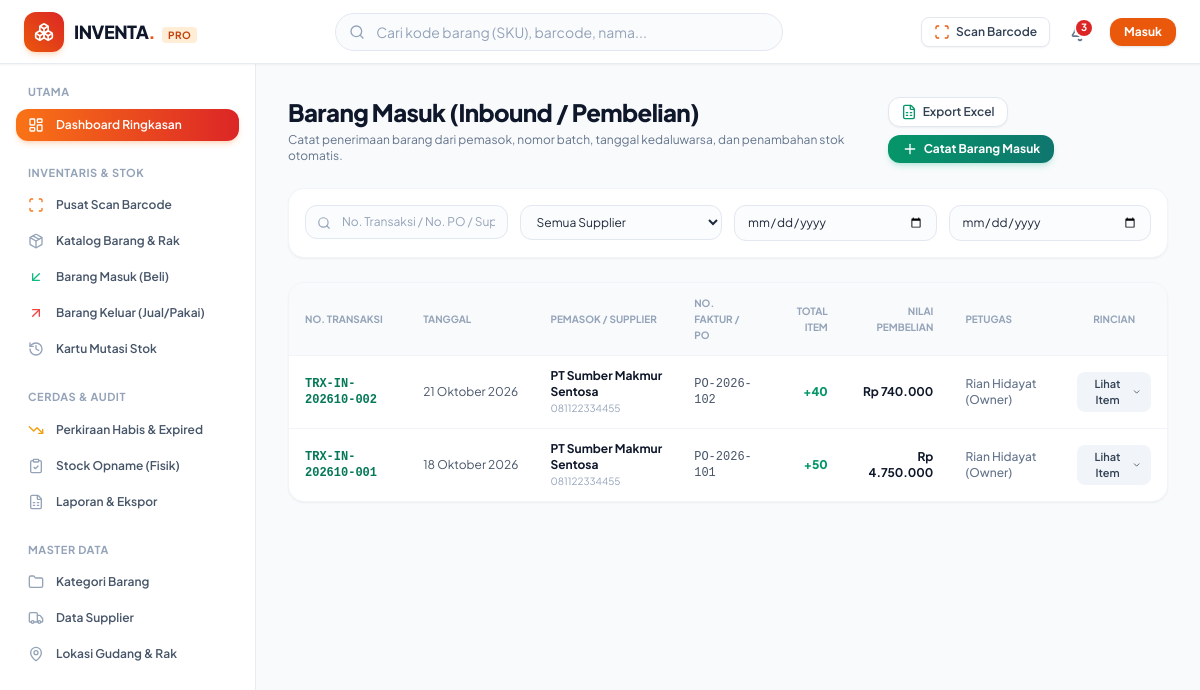
The app's page /pages/transactions/inbound.php with its own data.
### tables this page shows
CREATE TABLE `transactions` (
  `id` int NOT NULL,
  `transaction_no` varchar(50) NOT NULL,
  `type` enum('in','out') NOT NULL,
  `reason` varchar(50) NOT NULL,
  `supplier_id` int DEFAULT NULL,
  `destination` varchar(150) DEFAULT NULL,
  `reference_no` varchar(100) DEFAULT NULL,
  `transaction_date` date NOT NULL,
  `user_id` int NOT NULL,
  `total_items` int NOT NULL DEFAULT '0',
  `total_amount` decimal(15,2) NOT NULL DEFAULT '0.00',
  `notes` text,
  `created_at` timestamp NULL DEFAULT CURRENT_TIMESTAMP
);

CREATE TABLE `suppliers` (
  `id` int NOT NULL,
  `code` varchar(30) NOT NULL,
  `name` varchar(150) NOT NULL,
  `contact_person` varchar(100) DEFAULT NULL,
  `phone` varchar(50) DEFAULT NULL,
  `email` varchar(100) DEFAULT NULL,
  `address` text,
  `notes` text,
  `created_at` timestamp NULL DEFAULT CURRENT_TIMESTAMP
);

CREATE TABLE `users` (
  `id` int NOT NULL,
  `username` varchar(50) NOT NULL,
  `name` varchar(100) NOT NULL,
  `email` varchar(100) NOT NULL,
  `password` varchar(255) NOT NULL,
  `role` enum('admin','petugas') NOT NULL DEFAULT 'petugas',
  `phone` varchar(30) DEFAULT NULL,
  `avatar` varchar(255) DEFAULT NULL,
  `is_active` tinyint(1) NOT NULL DEFAULT '1',
  `created_at` timestamp NULL DEFAULT CURRENT_TIMESTAMP,
  `updated_at` timestamp NULL DEFAULT CURRENT_TIMESTAMP ON UPDATE CURRENT_TIMESTAMP
);

### includes/functions.php (called while the page is built, shortened)
<?php
function sanitize($input): string {
    return htmlspecialchars(trim((string)$input), ENT_QUOTES, 'UTF-8');
}
function format_rupiah($number): string {
    $num = (float)$number;
    return 'Rp ' . number_format($num, 0, ',', '.');
}
function format_date(?string $dateStr, bool $includeTime = false): string {
    $timestamp = strtotime($dateStr);
    $months = [
        1 => 'Januari', 'Februari', 'Maret', 'April', 'Mei', 'Juni',
        'Juli', 'Agustus', 'September', 'Oktober', 'November', 'Desember'
    ];
    $day = date('d', $timestamp);
    $m = (int)date('m', $timestamp);
    $year = date('Y', $timestamp);
    $result = "$day {$months[$m]} $year";
    return $result;
}

### pages/transactions/inbound.php (the view, shortened to what this page needs)
<?php
require_once __DIR__ . '/../../includes/header.php';
require_once __DIR__ . '/../../includes/navbar.php';
$pdo = db();
$search = sanitize($_GET['q'] ?? '');
$startDate = sanitize($_GET['start'] ?? '');
$endDate = sanitize($_GET['end'] ?? '');
$where = ["t.type = 'in'"];
$params = [];
$sql = "
    SELECT t.*, s.name as supplier_name, s.phone as supplier_phone, u.name as user_name
    FROM transactions t
    LEFT JOIN suppliers s ON t.supplier_id = s.id
    LEFT JOIN users u ON t.user_id = u.id
    WHERE " . implode(' AND ', $where) . "
    ORDER BY t.transaction_date DESC, t.id DESC
";
$stmt = $pdo->prepare($sql);
$stmt->execute($params);
$transactions = $stmt->fetchAll();
?>
<div class="flex-1 flex overflow-hidden">
    <?php require_once __DIR__ . '/../../includes/sidebar.php'; ?>
    <main class="flex-1 overflow-y-auto md:ml-64 p-4 sm:p-6 lg:p-8 pb-24 md:pb-8">
        <div class="mb-6 flex flex-col gap-4 sm:flex-row sm:items-center sm:justify-between">
            <div>
                <h1 class="text-2xl font-black tracking-tight text-slate-900">
                    Barang Masuk (Inbound / Pembelian)
                </h1>
                <p class="text-xs text-slate-500 mt-1">
                    Catat penerimaan barang dari pemasok, nomor batch, tanggal kedaluwarsa, dan penambahan stok otomatis.
                </p>
            </div>
            <div class="flex flex-wrap items-center gap-2">
                <button
                    type="button"
                    onclick="exportTableToExcel('inbound-table', 'Laporan_Barang_Masuk')"
                    class="inline-flex items-center gap-1.5 rounded-xl border border-slate-200 bg-white px-3 py-1.5 text-xs font-semibold text-slate-700 shadow-sm hover:bg-slate-50 transition"
                >
                    <i data-lucide="file-spreadsheet" class="h-4 w-4 text-emerald-600"></i>
                    <span>Export Excel</span>
                </button>
                <a
                    href="<?= BASE_URL ?>index.php?page=inbound_create"
                    class="inline-flex items-center gap-1.5 rounded-xl bg-gradient-to-r from-emerald-600 to-teal-700 px-3.5 py-1.5 text-xs font-bold text-white shadow-md shadow-emerald-500/20 hover:from-emerald-700 hover:to-teal-800 transition"
                >
                    <i data-lucide="plus" class="h-4 w-4"></i>
                    <span>Catat Barang Masuk</span>
                </a>
            </div>
        </div>
        <div class="mb-6 rounded-2xl bg-white p-4 shadow-sm border border-slate-100">
            <form action="<?= BASE_URL ?>" method="GET" class="grid grid-cols-1 sm:grid-cols-2 md:grid-cols-4 gap-3">
                <div class="relative">
                    <i data-lucide="search" class="absolute left-3 top-1/2 -translate-y-1/2 h-3.5 w-3.5 text-slate-400"></i>
                    <input
                        type="text"
                        name="q"
                        value="<?= sanitize($search) ?>"
                        placeholder="No. Transaksi / No. PO / Supplier..."
                        class="w-full rounded-xl border border-slate-200 bg-slate-50/50 py-2 pl-9 pr-3 text-xs text-slate-800 placeholder-slate-400 focus:border-brand-500 focus:bg-white focus:outline-none focus:ring-1 focus:ring-brand-500"
                    >
                </div>
                <div>
                    <select name="sup" onchange="this.form.submit()" class="w-full rounded-xl border border-slate-200 bg-slate-50/50 py-2 px-3 text-xs text-slate-800 focus:border-brand-500 focus:bg-white focus:outline-none focus:ring-1 focus:ring-brand-500">
                        <option value="0">Semua Supplier</option>
                    </select>
                </div>
                <div>
                    <input type="date" name="start" value="<?= $startDate ?>" onchange="this.form.submit()" class="w-full rounded-xl border border-slate-200 bg-slate-50/50 py-2 px-3 text-xs text-slate-800 focus:border-brand-500 focus:bg-white focus:outline-none focus:ring-1 focus:ring-brand-500" placeholder="Dari Tanggal">
                </div>
                <div class="flex gap-2">
                    <input type="date" name="end" value="<?= $endDate ?>" onchange="this.form.submit()" class="flex-1 rounded-xl border border-slate-200 bg-slate-50/50 py-2 px-3 text-xs text-slate-800 focus:border-brand-500 focus:bg-white focus:outline-none focus:ring-1 focus:ring-brand-500" placeholder="Sampai Tanggal">
                </div>
            </form>
        </div>
        <div class="overflow-hidden rounded-2xl bg-white shadow-sm border border-slate-100">
            <?php if (empty($transactions)): ?>
                <div class="py-12 text-center text-slate-400 text-xs">
                    <i data-lucide="inbox" class="mx-auto mb-2 h-8 w-8 text-slate-300"></i>
                    Belum ada riwayat transaksi barang masuk sesuai kriteria.
                </div>
            <?php else: ?>
                <div class="overflow-x-auto">
                    <table id="inbound-table" class="w-full text-left text-xs text-slate-600">
                        <thead class="bg-slate-50 text-[10px] uppercase font-bold text-slate-400 border-b border-slate-100">
                            <tr>
                                <th class="px-4 py-3">No. Transaksi</th>
                                <th class="px-4 py-3">Tanggal</th>
                                <th class="px-4 py-3">Pemasok / Supplier</th>
                                <th class="px-4 py-3">No. Faktur / PO</th>
                                <th class="px-4 py-3 text-right">Total Item</th>
                                <th class="px-4 py-3 text-right">Nilai Pembelian</th>
                                <th class="px-4 py-3">Petugas</th>
                                <th class="px-4 py-3 text-center">Rincian</th>
                            </tr>
                        </thead>
                        <tbody class="divide-y divide-slate-100" x-data="{ expanded: null }">
                            <?php foreach ($transactions as $tx):
                            ?>
                                <tr class="hover:bg-slate-50/80 transition">
                                    <td class="px-4 py-3 font-mono font-bold text-emerald-700">
                                        <?= sanitize($tx['transaction_no']) ?>
                                    </td>
                                    <td class="px-4 py-3 whitespace-nowrap"><?= format_date($tx['transaction_date']) ?></td>
                                    <td class="px-4 py-3">
                                        <div class="font-bold text-slate-900"><?= sanitize($tx['supplier_name'] ?? 'Supplier Langsung') ?></div>
                                        <?php if (!empty($tx['supplier_phone'])): ?>
                                            <div class="text-[10px] text-slate-400"><?= sanitize($tx['supplier_phone']) ?></div>
                                        <?php endif; ?>
                                    </td>
                                    <td class="px-4 py-3 font-mono text-slate-600"><?= sanitize($tx['reference_no'] ?: '-') ?></td>
                                    <td class="px-4 py-3 text-right font-black text-emerald-600">
                                        +<?= number_format($tx['total_items']) ?>
                                    </td>
                                    <td class="px-4 py-3 text-right font-bold text-slate-900">
                                        <?= format_rupiah($tx['total_amount']) ?>
                                    </td>
                                    <td class="px-4 py-3 text-slate-500 font-medium"><?= sanitize($tx['user_name'] ?? '-') ?></td>
                                    <td class="px-4 py-3 text-center">
                                        <button
                                            type="button"
                                            @click="expanded === <?= $tx['id'] ?> ? expanded = null : expanded = <?= $tx['id'] ?>"
                                            class="inline-flex items-center gap-1 rounded-lg bg-slate-100 hover:bg-brand-50 hover:text-brand-600 px-2.5 py-1 text-[11px] font-semibold text-slate-700 transition"
                                        >
                                            <span x-text="expanded === <?= $tx['id'] ?> ? 'Tutup' : 'Lihat Item'"></span>
                                            <i data-lucide="chevron-down" class="h-3 w-3 transition-transform" :class="expanded === <?= $tx['id'] ?> ? 'rotate-180' : ''"></i>
                                        </button>
                                    </td>
                                </tr>
                            <?php endforeach; ?>
                        </tbody>
                    </table>
                </div>
            <?php endif; ?>
        </div>
    </main>
</div>
<?php require_once __DIR__ . '/../../includes/footer.php'; ?>

### records on screen
transactions: transaction_no "TRX-IN-202610-002", transaction_date "21 Oktober 2026", supplier.name "PT Sumber Makmur Sentosa", supplier.phone "081122334455", reference_no "PO-2026-102", total_items "40", total_amount "Rp 740.000", user.name "Rian Hidayat (Owner)"
transactions: transaction_no "TRX-IN-202610-001", transaction_date "18 Oktober 2026", supplier.name "PT Sumber Makmur Sentosa", supplier.phone "081122334455", reference_no "PO-2026-101", total_items "50", total_amount "Rp 4.750.000", user.name "Rian Hidayat (Owner)"

### other values on screen
$totalAlerts "3"
